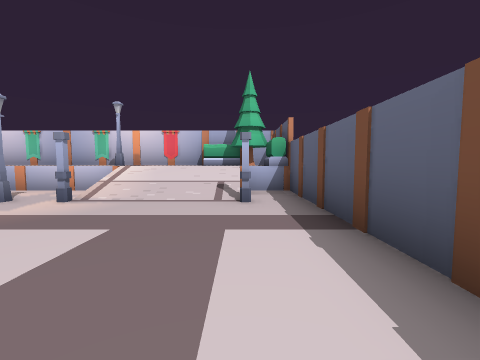
view 1 (above)

12 first-person views from a walk through a level from a Godot 3-D game. The camera is 1.4 m above the floor, tilts 4° down and sees 90° across. The floor is counted in squares, 2 m on a side. Each view is taken from the middle of a square. On the plan, view 1 faces up. The plan holds only what a view shows up to about 9 squares ahead; the rest is blank. The place goes on beyond the plan. Some surface patterns are stand-ins.

view 2
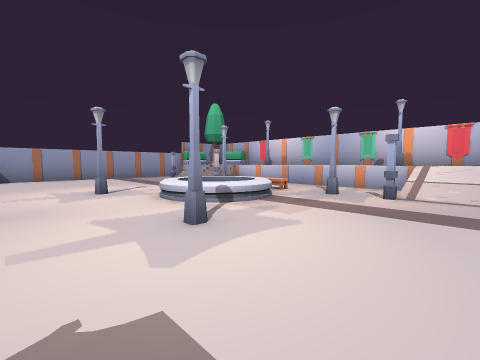

view 3
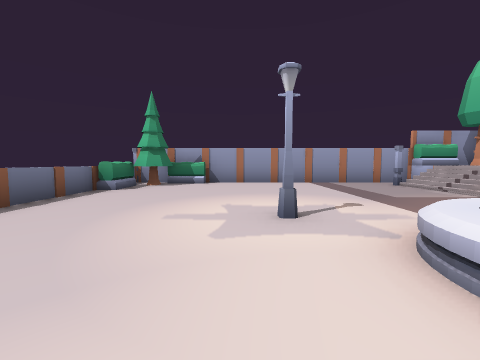

view 4
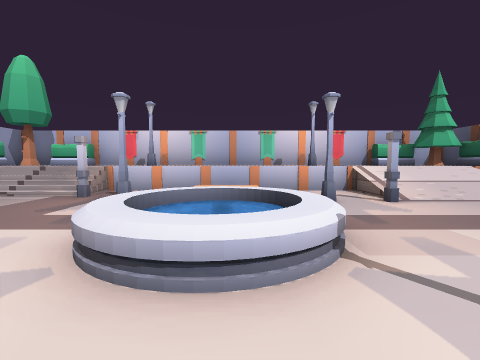

view 5
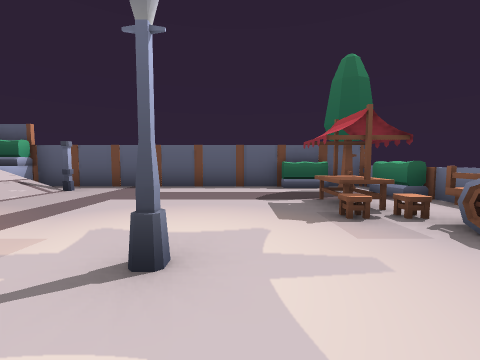

view 6
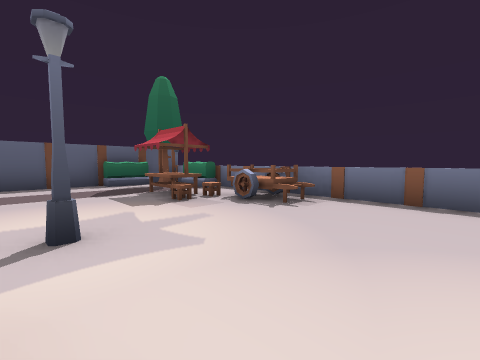

view 7
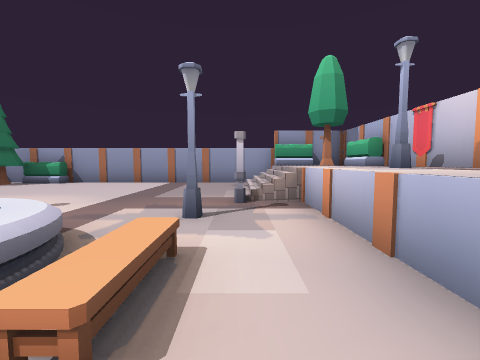

view 8
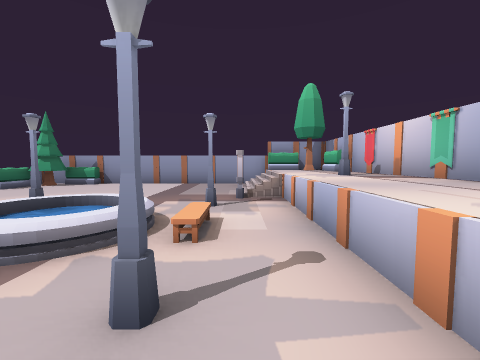

view 9
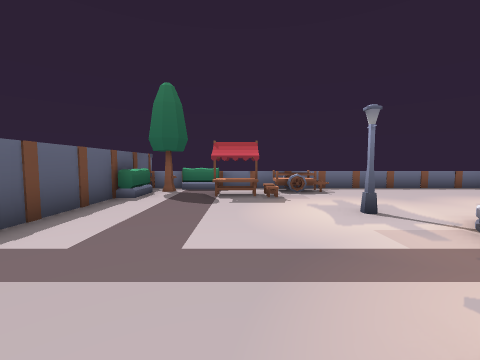

view 10
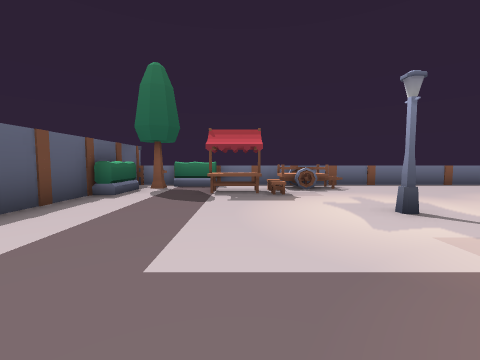

view 11
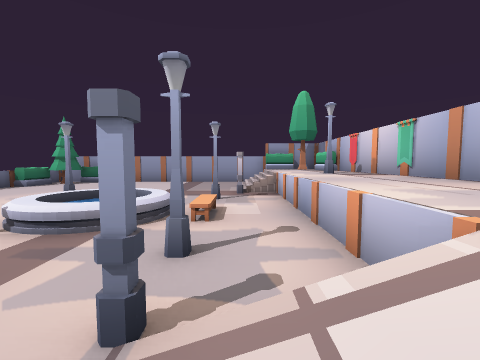

view 12
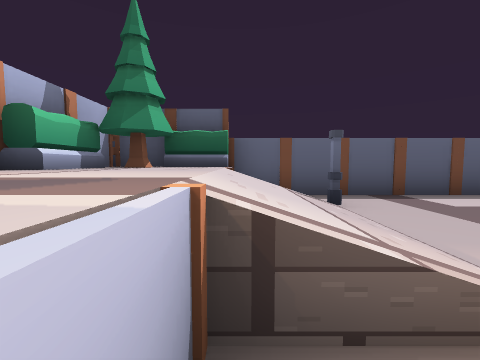

### Floor plan
Key: @ floor where view 1 was taken; # wall or solid block; . main floor; : floor 1.25 m higher than the main floor; / step, stairs or slope; = window, fence, low wall or low ledge; B banner; H hedge; L lantern; T tree; P pillar; F fountain; C cart; S stall; O other object.
Columns run from 14 left of view 1 to 2 right of it. Each row starts with its distance up from view 1.
  9 O#H#B#BB#B#BBH#O
  8 #T /:L::::L::/TT
  7 H  /:L::::L::/:H
  6 #H////...//////.#
  5 #P///P.....///=.#
  4 #.....L.F.LP..P.#
  3 #......FFF......#
  2 #......FFF......#
  1 #.....L...L.....#
  0 #.............@.#
 -1 #...............#
 -2 H.........COS..H
 -3 #T........C...T#
 -4 O H#======#==H#O

Positions as (right, up) in squares from view 1, and headings:
1: (0, 0), facing up
2: (-2, -1), facing up-left
3: (-5, 0), facing left
4: (-6, 0), facing up
5: (-6, 0), facing right
6: (-7, 1), facing down-right
7: (-5, 5), facing left
8: (-3, 5), facing left
9: (-2, 5), facing down
10: (-2, 4), facing down
11: (-2, 5), facing left
12: (-4, 6), facing right
